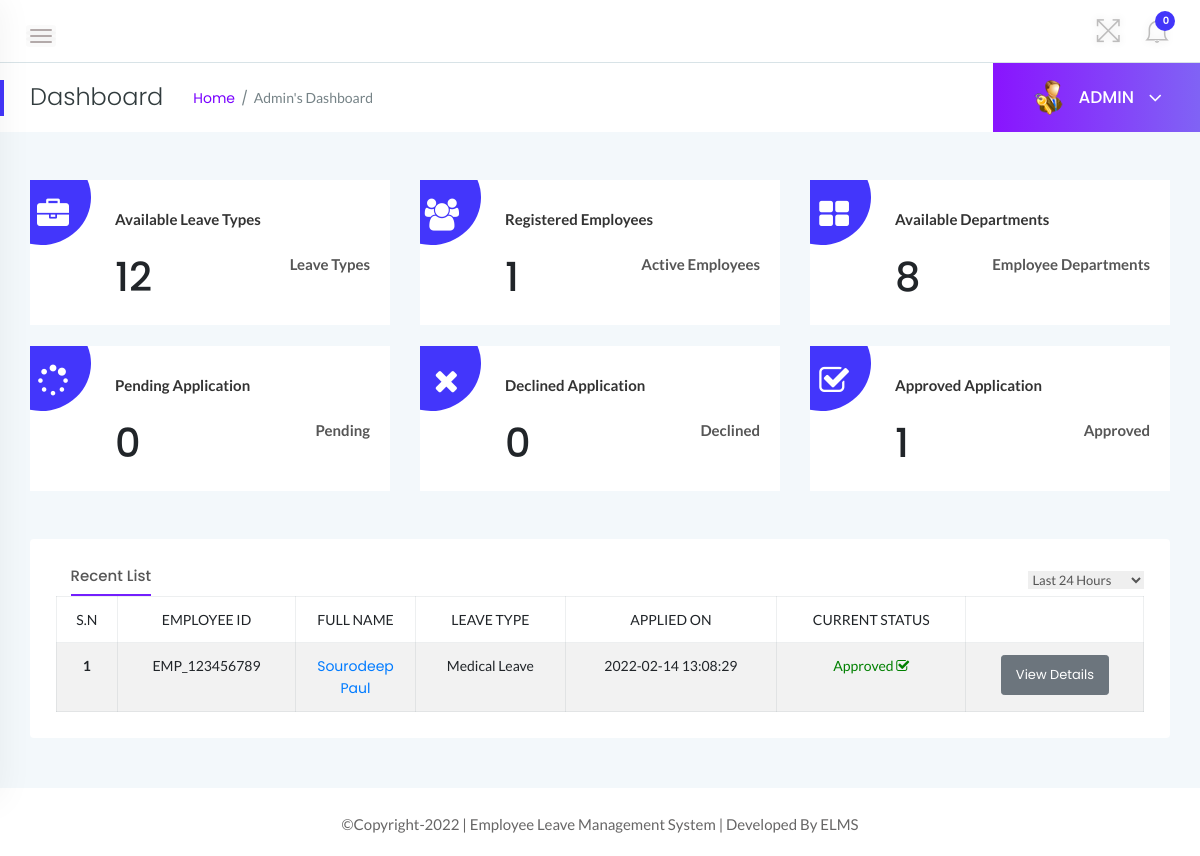
The app's page /admin/dashboard.php (signed in), older data.
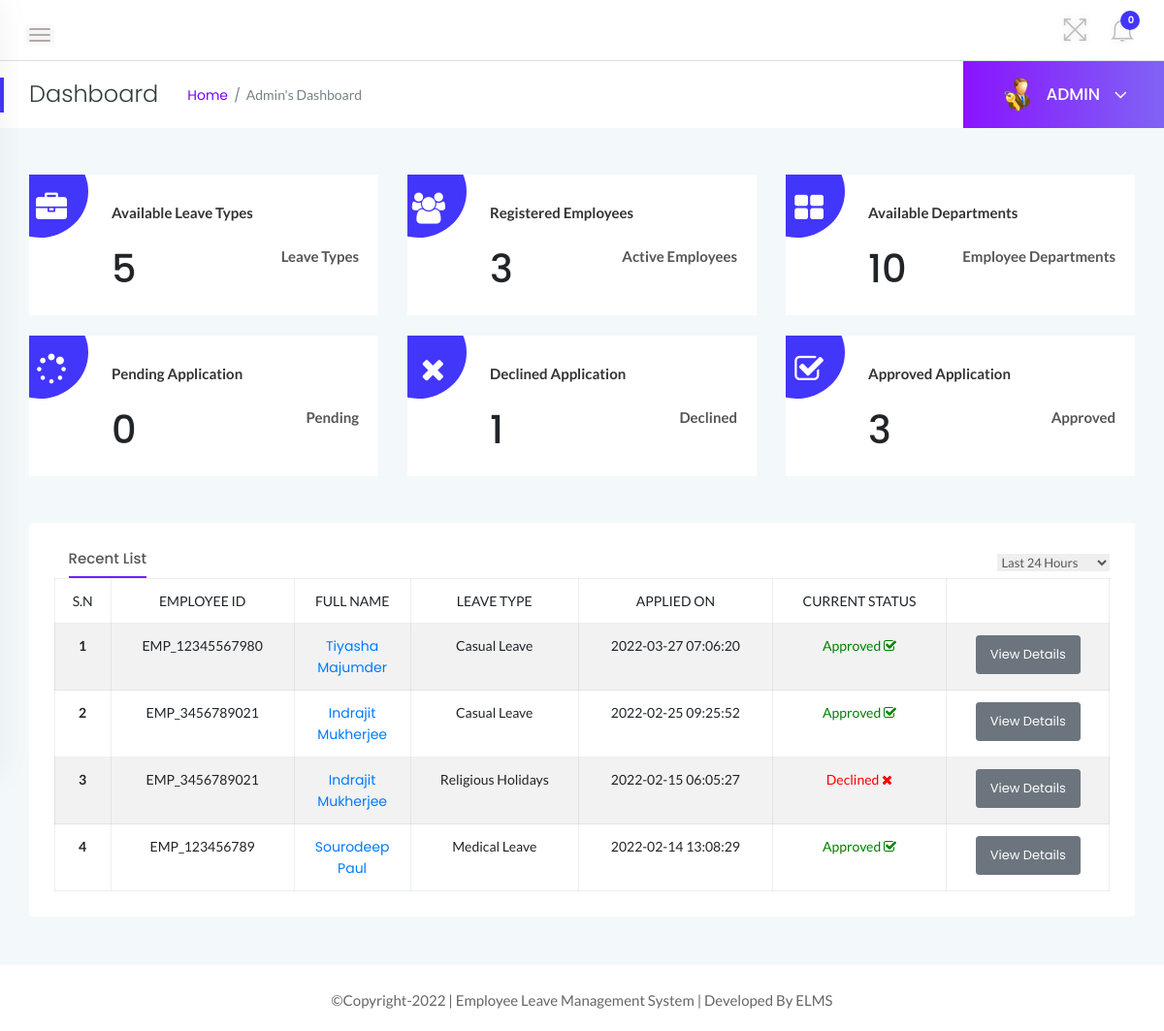
The same page, newer data.
### tables this page shows
CREATE TABLE `tblleaves` (
  `id` int(11) NOT NULL,
  `LeaveType` varchar(110) NOT NULL,
  `ToDate` varchar(120) NOT NULL,
  `FromDate` varchar(120) NOT NULL,
  `Description` mediumtext NOT NULL,
  `PostingDate` timestamp NOT NULL DEFAULT current_timestamp(),
  `AdminRemark` mediumtext DEFAULT NULL,
  `AdminRemarkDate` varchar(120) DEFAULT NULL,
  `Status` int(1) NOT NULL,
  `IsRead` int(1) NOT NULL,
  `empid` int(11) DEFAULT NULL
);

CREATE TABLE `tblemployees` (
  `id` int(11) NOT NULL,
  `EmpId` varchar(100) NOT NULL,
  `FirstName` varchar(150) NOT NULL,
  `LastName` varchar(150) NOT NULL,
  `EmailId` varchar(200) NOT NULL,
  `Password` varchar(180) NOT NULL,
  `Gender` varchar(100) NOT NULL,
  `Dob` varchar(100) NOT NULL,
  `Department` varchar(255) NOT NULL,
  `Address` varchar(255) NOT NULL,
  `City` varchar(200) NOT NULL,
  `Country` varchar(150) NOT NULL,
  `Phonenumber` char(11) NOT NULL,
  `Status` int(1) NOT NULL,
  `RegDate` timestamp NOT NULL DEFAULT current_timestamp()
);

### admin/dashboard.php (the view, shortened to what the changed rows need)
<?php
    if(strlen($_SESSION['alogin'])==0){
        header('location:index.php');
    } else {
?>
<!doctype html>
<html class="no-js" lang="en">
<head>
    <link rel="stylesheet" href="../assets/css/bootstrap.min.css">
    <link rel="stylesheet" href="../assets/css/font-awesome.min.css">
    <link rel="stylesheet" href="../assets/css/themify-icons.css">
    <link rel="stylesheet" href="../assets/css/metisMenu.css">
    <link rel="stylesheet" href="../assets/css/owl.carousel.min.css">
    <link rel="stylesheet" href="../assets/css/slicknav.min.css">
    <link rel="stylesheet" href="https://www.amcharts.com/lib/3/plugins/export/export.css" type="text/css" media="all" />
    <link rel="stylesheet" href="../assets/css/typography.css">
    <link rel="stylesheet" href="../assets/css/default-css.css">
    <link rel="stylesheet" href="../assets/css/styles.css">
    <link rel="stylesheet" href="../assets/css/responsive.css">
</head>
<body>
    <div class="page-container">
        <div class="main-content">
            <div class="header-area">
                <div class="row align-items-center">
                    <div class="col-md-6 col-sm-8 clearfix">
                        <div class="nav-btn pull-left">
                            <span></span>
                            <span></span>
                            <span></span>
                        </div>
                    </div>
                    <div class="col-md-6 col-sm-4 clearfix">
                        <ul class="notification-area pull-right">
                            <li id="full-view"><i class="ti-fullscreen"></i></li>
                            <?php include '../includes/admin-notification.php'?>
                        </ul>
                    </div>
                </div>
            </div>
            <div class="page-title-area">
                <div class="row align-items-center">
                    <div class="col-sm-6">
                        <div class="breadcrumbs-area clearfix">
                            <h4 class="page-title pull-left">Dashboard</h4>
                            <ul class="breadcrumbs pull-left">
                                <li><a href="dashboard.php">Home</a></li>
                                <li><span>Admin's Dashboard</span></li>
                            </ul>
                        </div>
                    </div>
                    <div class="col-sm-6 clearfix">
                        <div class="user-profile pull-right">
                            <img class="avatar user-thumb" src="../assets/images/admin.png" alt="avatar">
                            <h4 class="user-name dropdown-toggle" data-toggle="dropdown">ADMIN <i class="fa fa-angle-down"></i></h4>
                        </div>
                    </div>
                </div>
            </div>
            <div class="main-content-inner">
                <div class="sales-report-area mt-5 mb-5">
                    <div class="row">
                        <div class="col-md-4">
                            <div class="single-report mb-xs-30">
                                <div class="s-report-inner pr--20 pt--30 mb-3">
                                    <div class="icon"><i class="fa fa-briefcase"></i></div>
                                    <div class="s-report-title d-flex justify-content-between">
                                        <h4 class="header-title mb-0">Available Leave Types</h4>
                                    </div>
                                    <div class="d-flex justify-content-between pb-2">
                                        <h1><?php include 'counters/leavetype-counter.php'?></h1>
                                        <span>Leave Types</span>
                                    </div>
                                </div>
                            </div>
                        </div>
                        <div class="col-md-4">
                            <div class="single-report mb-xs-30">
                                <div class="s-report-inner pr--20 pt--30 mb-3">
                                    <div class="icon"><i class="fa fa-users"></i></div>
                                    <div class="s-report-title d-flex justify-content-between">
                                        <h4 class="header-title mb-0">Registered Employees</h4>
                                    </div>
                                    <div class="d-flex justify-content-between pb-2">
                                        <h1><?php include 'counters/emp-counter.php'?></h1>
                                        <span>Active Employees</span>
                                    </div>
                                </div>
                            </div>
                        </div>
                        <div class="col-md-4">
                            <div class="single-report">
                                <div class="s-report-inner pr--20 pt--30 mb-3">
                                    <div class="icon"><i class="fa fa-th-large"></i></div>
                                    <div class="s-report-title d-flex justify-content-between">
                                        <h4 class="header-title mb-0">Available Departments</h4>
                                    </div>
                                    <div class="d-flex justify-content-between pb-2">
                                        <h1><?php include 'counters/dept-counter.php'?></h1>
                                        <span>Employee Departments</span>
                                    </div>
                                </div>
                            </div>
                        </div>
                    </div>
                    <br>
                    <div class="row">
                        <div class="col-md-4">
                            <div class="single-report mb-xs-30">
                                <div class="s-report-inner pr--20 pt--30 mb-3">
                                    <div class="icon"><i class="fa fa-spinner"></i></div>
                                    <div class="s-report-title d-flex justify-content-between">
                                        <h4 class="header-title mb-0">Pending Application</h4>
                                    </div>
                                    <div class="d-flex justify-content-between pb-2">
                                        <h1><?php include 'counters/pendingapp-counter.php'?></h1>
                                        <span>Pending</span>
                                    </div>
                                </div>
                            </div>
                        </div>
                        <div class="col-md-4">
                            <div class="single-report mb-xs-30">
                                <div class="s-report-inner pr--20 pt--30 mb-3">
                                    <div class="icon"><i class="fa fa-times"></i></div>
                                    <div class="s-report-title d-flex justify-content-between">
                                        <h4 class="header-title mb-0">Declined Application</h4>
                                    </div>
                                    <div class="d-flex justify-content-between pb-2">
                                        <h1><?php include 'counters/declineapp-counter.php'?></h1>
                                        <span>Declined</span>
                                    </div>
                                </div>
                            </div>
                        </div>
                        <div class="col-md-4">
                            <div class="single-report">
                                <div class="s-report-inner pr--20 pt--30 mb-3">
                                    <div class="icon"><i class="fa fa-check-square-o"></i></div>
                                    <div class="s-report-title d-flex justify-content-between">
                                        <h4 class="header-title mb-0">Approved Application</h4>
                                    </div>
                                    <div class="d-flex justify-content-between pb-2">
                                        <h1><?php include 'counters/approvedapp-counter.php'?></h1>
                                        <span>Approved</span>
                                    </div>
                                </div>
                            </div>
                        </div>
                    </div>
                </div>
                <div class="row">
                    <div class="col-12">
                        <div class="card">
                            <div class="card-body">
							<div class="d-sm-flex justify-content-between align-items-center">
                                    <div class="trd-history-tabs">
                                        <ul class="nav" role="tablist">
                                            <li>
                                                <a class="active" data-toggle="tab" href="dashboard.php" role="tab">Recent List</a>
                                            </li>
                                        </ul>
                                    </div>
                                    <select class="custome-select border-0 pr-3">
                                        <option selected>Last 24 Hours</option>
                                    </select>
                                </div>
                                        <div class="single-table">
                                            <div class="table-responsive">
                                                <table class="table table-hover table-bordered table-striped progress-table text-center">
                                                <thead class="text-uppercase">
                                                <tr>
                                                        <td>S.N</td>
                                                        <td>Employee ID</td>
                                                        <td width="120">Full Name</td>
                                                        <td>Leave Type</td>
                                                        <td>Applied On</td>
                                                        <td>Current Status</td>
                                                        <td></td>
                                                    </tr>
                                                </thead>
                                                <tbody>
                                                <?php
                                                    $sql = "SELECT tblleaves.id as lid,tblemployees.FirstName,tblemployees.LastName,tblemployees.EmpId,tblemployees.id,tblleaves.LeaveType,tblleaves.PostingDate,tblleaves.Status from tblleaves join tblemployees on tblleaves.empid=tblemployees.id order by lid desc limit 7";
                                                    $query = $dbh -> prepare($sql);
                                                    $query->execute();
                                                    $results=$query->fetchAll(PDO::FETCH_OBJ);
                                                    $cnt=1;
                                                    if($query->rowCount() > 0){
                                                    foreach($results as $result)
                                                    {
                                                ?>
                                        <tr>
                                            <td> <b><?php echo htmlentities($cnt);?></b></td>
                                            <td><?php echo htmlentities($result->EmpId);?></td>
                                            <td><a href="update-employee.php?empid=<?php echo htmlentities($result->id);?>" target="_blank"><?php echo htmlentities($result->FirstName." ".$result->LastName);?></a></td>
                                            <td><?php echo htmlentities($result->LeaveType);?></td>
                                            <td><?php echo htmlentities($result->PostingDate);?></td>
                                            <td><?php $stats=$result->Status;
                                            if($stats==1){
                                             ?>
                                                 <span style="color: green">Approved <i class="fa fa-check-square-o"></i></span>
                                                 <?php } if($stats==2)  { ?>
                                                <span style="color: red">Declined <i class="fa fa-times"></i></span>
                                                 <?php } if($stats==0)  { ?>
                                            <span style="color: blue">Pending <i class="fa fa-spinner"></i></span>
                                            <?php } ?>
                                             </td>
                                            <td><a href="employeeLeave-details.php?leaveid=<?php echo htmlentities($result->lid);?>" class="btn btn-secondary btn-sm">View Details</a></td>
                                            </tr>
                                                <?php $cnt++;} }?>
                                            </tbody>
                                                </table>
                                            </div>
                                        </div>
                                        </div>
                        </div>
                    </div>
                </div>
                </div>
            </div>
            <?php include '../includes/footer.php' ?>
        </div>
</body>
</html>
<?php } ?>

### admin/counters/leavetype-counter.php (shortened to what the changed rows need)
<?php
    include '../../includes/dbconn.php';
    $sql = "SELECT id from  tblleavetype";
    $query = $dbh -> prepare($sql);
    $query->execute();
    $leavtypcount=$query->rowCount();
    echo htmlentities($leavtypcount);
?>

### admin/counters/emp-counter.php (shortened to what the changed rows need)
<?php
    include '../../includes/dbconn.php';
    $sql = "SELECT id from tblemployees";
    $query = $dbh -> prepare($sql);
    $query->execute();
    $empcount=$query->rowCount();
    echo htmlentities($empcount);
?>

### admin/counters/dept-counter.php (shortened to what the changed rows need)
<?php
    include '../../includes/dbconn.php';
    $sql = "SELECT id from tbldepartments";
    $query = $dbh -> prepare($sql);
    $query->execute();
    $dptcount=$query->rowCount();
    echo htmlentities($dptcount);
?>

### admin/counters/declineapp-counter.php (shortened to what the changed rows need)
<?php
    include '../../includes/dbconn.php';
    $sql = "SELECT id from tblleaves WHERE Status = '2'";
    $query = $dbh -> prepare($sql);
    $query->execute();
    $leavtypcount=$query->rowCount();
    echo htmlentities($leavtypcount);
?>

### admin/counters/approvedapp-counter.php (shortened to what the changed rows need)
<?php
    include '../../includes/dbconn.php';
    $sql = "SELECT id from tblleaves WHERE Status = '1'";
    $query = $dbh -> prepare($sql);
    $query->execute();
    $leavtypcount=$query->rowCount();
    echo htmlentities($leavtypcount);
?>

Row changes from the older to the newer data that the page shows:
added tblleaves: tblemployees.EmpId "EMP_12345567980", tblemployees.FirstName+LastName "Tiyasha Majumder", LeaveType "Casual Leave", PostingDate "2022-03-27 07:06:20", Status "Approved"
added tblleaves: tblemployees.EmpId "EMP_3456789021", tblemployees.FirstName+LastName "Indrajit Mukherjee", LeaveType "Casual Leave", PostingDate "2022-02-25 09:25:52", Status "Approved"
added tblleaves: tblemployees.EmpId "EMP_3456789021", tblemployees.FirstName+LastName "Indrajit Mukherjee", LeaveType "Religious Holidays", PostingDate "2022-02-15 06:05:27", Status "Declined"
Text that changed along with them:
$leavtypcount: "12" → "5"
$empcount: "1" → "3"
$dptcount: "8" → "10"
$leavtypcount: "0" → "1"
$leavtypcount: "1" → "3"
